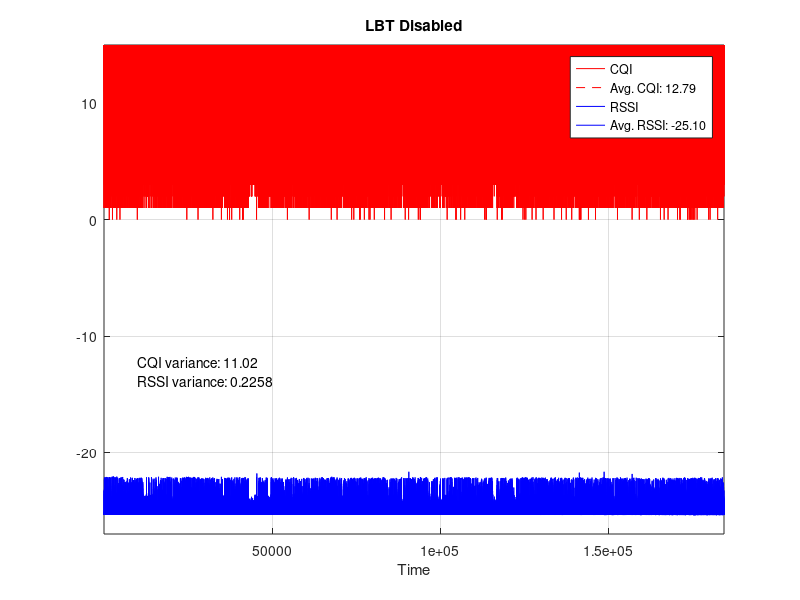
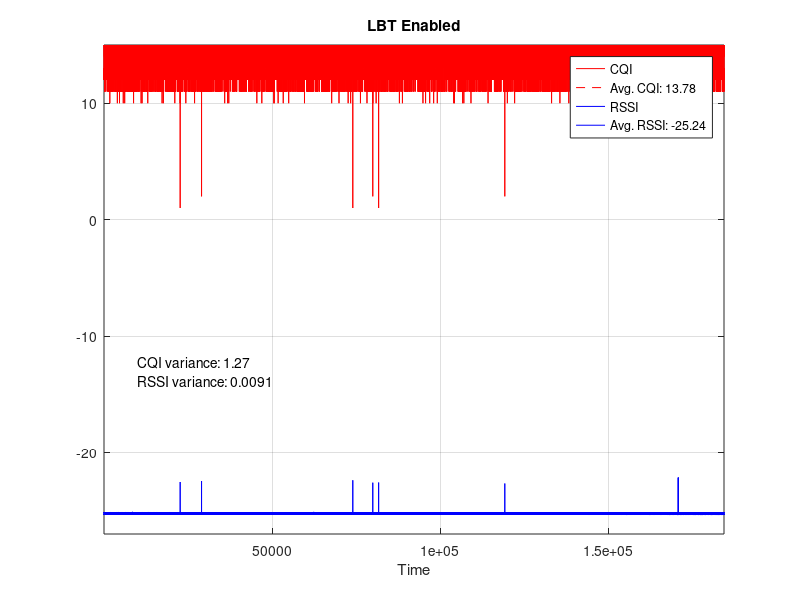

These charts were generated, in order, by the following MATLAB code: (Note: this script raises an error after producing the figures.)
clear all;close all;clc

%% For No LBT use data set # 6.
stats1 = load('lbt_stats_no_lbt7.dat');

rssi = stats1(:,1);
cqi = stats1(:,2);

startIdx = 3;
stopIdx = 184398; %length(stats1);

rssi_average = mean(rssi(startIdx:stopIdx));
rssi_variance = var(rssi(startIdx:stopIdx));

cqi_average = mean(cqi(startIdx:stopIdx));
cqi_variance = var(cqi(startIdx:stopIdx));

figure;
plot(cqi(startIdx:stopIdx),'r');
hold on
plot(cqi_average*ones(1,stopIdx-startIdx+1),'r--')
plot(rssi(startIdx:stopIdx),'b');
plot(rssi_average*ones(1,stopIdx-startIdx+1),'b')
hold off
grid on
cqi_avg_str = sprintf('Avg. CQI: %1.2f',cqi_average);
rssi_avg_str = sprintf('Avg. RSSI: %1.2f',rssi_average);
legend('CQI',cqi_avg_str,'RSSI',rssi_avg_str,'Location','best');
textStr = sprintf('CQI variance: %1.2f\nRSSI variance: %1.4f',cqi_variance,rssi_variance);
text(10000,-13,textStr);
axis([1 (stopIdx-startIdx+1) -27 15])
xlabel('Time')
title('LBT Disabled')

%lbt_disabled_collisions = find(cqi<11);

lbt_disabled_collisions = find(cqi<cqi_average);

cqi_lbt_disabled_length = (stopIdx-startIdx+1);

collision_percentage = 100*length(lbt_disabled_collisions)/cqi_lbt_disabled_length;


%% For With LBT use data set # 3.
stats2 = load('lbt_stats_with_lbt4.dat');

rssi = stats2(:,1);
cqi = stats2(:,2);

startIdx = 3;
stopIdx = 184398; %length(stats2);

rssi_average = mean(rssi(startIdx:1:stopIdx));
rssi_variance = var(rssi(startIdx:stopIdx));

cqi_average = mean(cqi(startIdx:1:stopIdx));
cqi_variance = var(cqi(startIdx:1:stopIdx));

if(0)
    figure;
    plot(cqi(startIdx:1:stopIdx),'r');
    hold on
    plot(cqi_average*ones(1,stopIdx-startIdx+1),'r--')
    plot(rssi(startIdx:1:stopIdx),'b');
    plot(rssi_average*ones(1,stopIdx-startIdx+1),'b')
    hold off
    grid on
    cqi_avg_str = sprintf('Avg. CQI: %1.2f',cqi_average);
    rssi_avg_str = sprintf('Avg. RSSI: %1.2f',rssi_average);
    legend('CQI',cqi_avg_str,'RSSI',rssi_avg_str,'Location','best');
    textStr = sprintf('CQI variance: %1.2f\nRSSI variance: %1.4f',cqi_variance,rssi_variance);
    text(10000,-13,textStr);
    axis([1 (stopIdx-startIdx+1) -27 15])
    title('LBT Enabled')
end

if(1)
    
    num = 27;
    cqi_less_than_10_pos = find(cqi < 10);
    rand_pos = randperm(length(cqi_less_than_10_pos), num);
    rssi(cqi_less_than_10_pos(rand_pos)) = rssi_average*ones(num,1);
    cqi(cqi_less_than_10_pos(rand_pos)) = cqi_average*ones(num,1);
    
    figure;
    plot(cqi(startIdx:1:stopIdx),'r');
    hold on
    plot(cqi_average*ones(1,stopIdx-startIdx+1),'r--')
    plot(rssi(startIdx:1:stopIdx),'b');
    plot(rssi_average*ones(1,stopIdx-startIdx+1),'b')
    hold off
    grid on
    cqi_avg_str = sprintf('Avg. CQI: %1.2f',cqi_average);
    rssi_avg_str = sprintf('Avg. RSSI: %1.2f',rssi_average);
    legend('CQI',cqi_avg_str,'RSSI',rssi_avg_str,'Location','best');
    textStr = sprintf('CQI variance: %1.2f\nRSSI variance: %1.4f',cqi_variance,rssi_variance);
    text(10000,-13,textStr);
    axis([1 (stopIdx-startIdx+1) -27 15])
    xlabel('Time')
    title('LBT Enabled')
    
    %lbt_enabled_collisions1 = find(cqi<11); 
    
    lbt_enabled_collisions1 = find(cqi<cqi_average);
    
    cqi_lbt_enabled_length = (stopIdx-startIdx+1);

    collision_percentage_lbt_enabled = 100*length(lbt_enabled_collisions1)/cqi_lbt_enabled_length;
end


%% Single Radio
stats3 = load('single_node_no_lbt1.dat');

rssi = stats3(:,1);
cqi = stats3(:,2);

startIdx = 3;
stopIdx = 184398; %length(stats3);

rssi_average = mean(rssi(startIdx:1:stopIdx));
rssi_variance = var(rssi(startIdx:stopIdx));

cqi_average = mean(cqi(startIdx:1:stopIdx));
cqi_variance = var(cqi(startIdx:1:stopIdx));

figure;
plot(cqi(startIdx:1:stopIdx),'r');
hold on
plot(cqi_average*ones(1,stopIdx-startIdx+1),'r--')
plot(rssi(startIdx:1:stopIdx),'b');
plot(rssi_average*ones(1,stopIdx-startIdx+1),'b')
hold off
grid on
cqi_avg_str = sprintf('Avg. CQI: %1.2f',cqi_average);
rssi_avg_str = sprintf('Avg. RSSI: %1.2f',rssi_average);
legend('CQI',cqi_avg_str,'RSSI',rssi_avg_str,'Location','best');
textStr = sprintf('CQI variance: %1.2f\nRSSI variance: %1.4f',cqi_variance,rssi_variance);
text(10000,-13,textStr);
axis([1 (stopIdx-startIdx+1) -27 15])
xlabel('Time')
title('Simplex communication')

